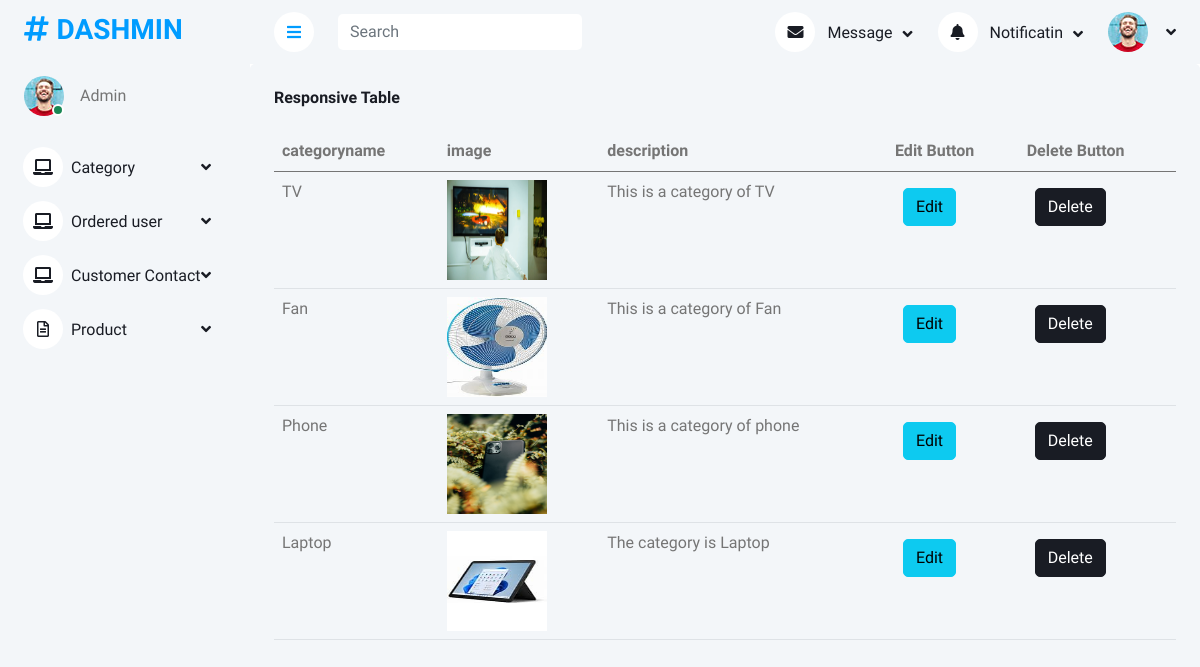
Screenshot of /newapp/displaycategory/ with the database file from the repository.
### newapp/models.py (models this page shows)
class addcategorydb(models.Model):
    categoryname=models.CharField(max_length=70,null=True,blank=True)
    image=models.ImageField(upload_to="profile")
    description=models.CharField(max_length=70,null=True,blank=True)

### newapp/views.py (the view)
# urls.py: path('displaycategory/',views.displaycategory,name="displaycategory"),
def displaycategory(request):
    datab=addcategorydb.objects.all()
    return render(request,"DisplayCATEGORY.HTML.html",{"key":datab})

### newapp/templates/DisplayCATEGORY.HTML.html (shortened to what this page needs)
<!DOCTYPE html>
{% extends 'index.html' %}
{% block content %}
<html lang="en">
<head>
</head>
<body>
<div class="bg-light rounded h-100 p-4">
                            <h6 class="mb-4">Responsive Table</h6>
                            <div class="table-responsive">
                                <table class="table">
                                    <thead>
                                        <tr>
                                            <th scope="col">categoryname </th>
                                            <th scope="col">image</th>
                                            <th scope="col">description</th>
                                            <th scope="col">Edit Button</th>
                                            <th scope="col">Delete Button</th>
                                        </tr>
                                    </thead>
                                    <tbody>
                                    {% for i in key %}
                                        <tr>
                                            <td>{{i.categoryname}}</td>
                                            <td> <img src="{{i.image.url}}" height="100px" width="100px"></td>
                                            <td>{{i.description}}</td>
                                            <td>
                                                <form action="{% url 'editcategory' dataid=i.id %}">
                                                 <button type="submit" class="btn btn-info m-2">Edit</button>
                                                </form>
                                            </td>
                                                <td>
                                                <form action="{% url 'deletecategory' dataid=i.id %}">
                                                    <button type="submit" class="btn btn-dark m-2">Delete</button>
                                                </form>
                                            </td>
                                        </tr>
                                       {% endfor %}
                                    </tbody>
                                </table>
                            </div>
                        </div>
</body>
</html>
{% endblock %}

### newapp/static/css/style.css (style rules this page uses)
:root { --primary: #009CFF; --light: #F3F6F9; --dark: #191C24; }
.btn { transition: .5s; }

### rows the page displays
addcategorydb: categoryname "TV", image (picture), description "This is a category of TV"
addcategorydb: categoryname "Fan", image (picture), description "This is a category of Fan"
addcategorydb: categoryname "Phone", image (picture), description "This is a category of phone"
addcategorydb: categoryname "Laptop", image (picture), description "The category is Laptop"
